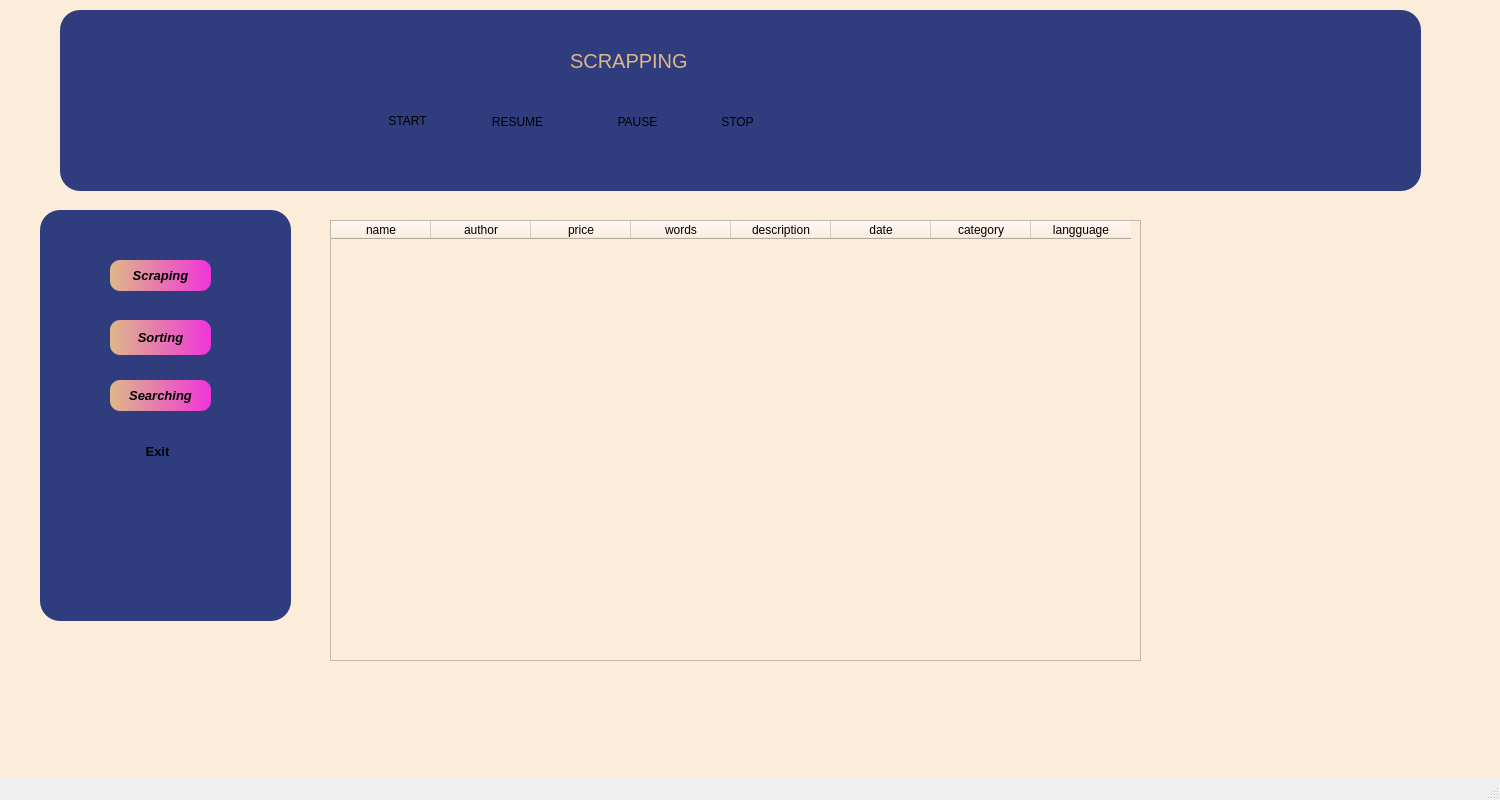
<?xml version="1.0" encoding="UTF-8"?>
<ui version="4.0">
 <class>MainWindow</class>
 <widget class="QMainWindow" name="MainWindow">
  <property name="geometry">
   <rect>
    <x>0</x>
    <y>0</y>
    <width>1500</width>
    <height>800</height>
   </rect>
  </property>
  <property name="minimumSize">
   <size>
    <width>1500</width>
    <height>800</height>
   </size>
  </property>
  <property name="maximumSize">
   <size>
    <width>1500</width>
    <height>800</height>
   </size>
  </property>
  <property name="windowTitle">
   <string>MainWindow</string>
  </property>
  <widget class="QWidget" name="centralwidget">
   <widget class="QWidget" name="widget" native="true">
    <property name="geometry">
     <rect>
      <x>0</x>
      <y>0</y>
      <width>1500</width>
      <height>800</height>
     </rect>
    </property>
    <property name="minimumSize">
     <size>
      <width>1500</width>
      <height>800</height>
     </size>
    </property>
    <property name="maximumSize">
     <size>
      <width>1500</width>
      <height>798</height>
     </size>
    </property>
    <property name="styleSheet">
     <string notr="true">
background-color: rgb(252, 237, 218);
</string>
    </property>
    <widget class="QWidget" name="widget_2" native="true">
     <property name="geometry">
      <rect>
       <x>60</x>
       <y>10</y>
       <width>1361</width>
       <height>181</height>
      </rect>
     </property>
     <property name="styleSheet">
      <string notr="true">QWidget
{
 
	background-color: rgb(47, 60, 126);
   border-radius:20%;
}</string>
     </property>
     <widget class="QPushButton" name="pushButton_4">
      <property name="geometry">
       <rect>
        <x>310</x>
        <y>100</y>
        <width>75</width>
        <height>21</height>
       </rect>
      </property>
      <property name="styleSheet">
       <string notr="true">QPushButton
{
    background-color: qlineargradient(spread:pad, x1:0, y1:0, x2:1, y2:0, stop:0 rgba(2,0,36,1), stop:0.3 rgba(9,9,121,1), stop:1 rgba(0,212,255,1));
	
	
	
	color: rgb(222, 184, 135);
	border-radius:10%;
}

QPushButton:hover{
	
	color: rgb(255, 255, 255);
}background-color:rgb(37,150,190);
	color: rgb(255, 255, 255);</string>
      </property>
      <property name="text">
       <string>START</string>
      </property>
     </widget>
     <widget class="QPushButton" name="pushButton_5">
      <property name="geometry">
       <rect>
        <x>540</x>
        <y>100</y>
        <width>75</width>
        <height>23</height>
       </rect>
      </property>
      <property name="styleSheet">
       <string notr="true">QPushButton
{
    background-color: qlineargradient(spread:pad, x1:0, y1:0, x2:1, y2:0, stop:0 rgba(2,0,36,1), stop:0.3 rgba(9,9,121,1), stop:1 rgba(0,212,255,1));
	
	
	
	color: rgb(222, 184, 135);
	border-radius:10%;
}

QPushButton:hover{
	
	color: rgb(255, 255, 255);
}background-color:rgb(37,150,190);
	color: rgb(255, 255, 255);</string>
      </property>
      <property name="text">
       <string>PAUSE</string>
      </property>
     </widget>
     <widget class="QPushButton" name="pushButton_6">
      <property name="geometry">
       <rect>
        <x>420</x>
        <y>100</y>
        <width>75</width>
        <height>23</height>
       </rect>
      </property>
      <property name="styleSheet">
       <string notr="true">QPushButton
{
    background-color: qlineargradient(spread:pad, x1:0, y1:0, x2:1, y2:0, stop:0 rgba(2,0,36,1), stop:0.3 rgba(9,9,121,1), stop:1 rgba(0,212,255,1));
	
	
	
	color: rgb(222, 184, 135);
	border-radius:10%;
}

QPushButton:hover{
	
	color: rgb(255, 255, 255);
}background-color:rgb(37,150,190);
	color: rgb(255, 255, 255);</string>
      </property>
      <property name="text">
       <string>RESUME</string>
      </property>
     </widget>
     <widget class="QLabel" name="label">
      <property name="geometry">
       <rect>
        <x>510</x>
        <y>30</y>
        <width>161</width>
        <height>41</height>
       </rect>
      </property>
      <property name="font">
       <font>
        <pointsize>15</pointsize>
        <weight>50</weight>
        <italic>false</italic>
        <bold>false</bold>
       </font>
      </property>
      <property name="styleSheet">
       <string notr="true">color: rgb(222, 184, 135);</string>
      </property>
      <property name="text">
       <string>SCRAPPING</string>
      </property>
     </widget>
     <widget class="QPushButton" name="pushButton_7">
      <property name="geometry">
       <rect>
        <x>640</x>
        <y>100</y>
        <width>75</width>
        <height>23</height>
       </rect>
      </property>
      <property name="styleSheet">
       <string notr="true">QPushButton
{
    background-color: qlineargradient(spread:pad, x1:0, y1:0, x2:1, y2:0, stop:0 rgba(2,0,36,1), stop:0.3 rgba(9,9,121,1), stop:1 rgba(0,212,255,1));
	
	
	
	
	color: rgb(222, 184, 135);
	border-radius:10%;
}

QPushButton:hover{
	
	color: rgb(255, 255, 255);
}background-color:rgb(37,150,190);
	color: rgb(255, 255, 255);</string>
      </property>
      <property name="text">
       <string>STOP</string>
      </property>
     </widget>
    </widget>
    <widget class="QWidget" name="widget_3" native="true">
     <property name="geometry">
      <rect>
       <x>40</x>
       <y>210</y>
       <width>251</width>
       <height>411</height>
      </rect>
     </property>
     <property name="minimumSize">
      <size>
       <width>0</width>
       <height>0</height>
      </size>
     </property>
     <property name="maximumSize">
      <size>
       <width>1800</width>
       <height>1800</height>
      </size>
     </property>
     <property name="styleSheet">
      <string notr="true">QWidget
{
 
	background-color: rgb(47, 60, 126);
   border-radius:20%;
}</string>
     </property>
     <widget class="QPushButton" name="pushButton_2">
      <property name="geometry">
       <rect>
        <x>70</x>
        <y>50</y>
        <width>101</width>
        <height>31</height>
       </rect>
      </property>
      <property name="font">
       <font>
        <pointsize>10</pointsize>
        <weight>75</weight>
        <italic>true</italic>
        <bold>true</bold>
       </font>
      </property>
      <property name="styleSheet">
       <string notr="true">QPushButton
{
 background-color: qlineargradient(spread:pad, x1:0, y1:0, x2:1, y2:0, stop:0 rgb(222, 184, 135), stop:1 rgb(240, 53, 218));
	
	
	
	color: rgb(0, 0, 0);
	border-radius:10%;
}

QPushButton:hover{
background-color: qlineargradient(spread:pad, x1:0, y1:0, x2:1, y2:0, stop:0 rgb(61, 217, 245), stop:1 rgb(240, 53, 218));
	color: rgb(255, 255, 255);
}</string>
      </property>
      <property name="text">
       <string>Scraping</string>
      </property>
     </widget>
     <widget class="QPushButton" name="pushButton">
      <property name="geometry">
       <rect>
        <x>70</x>
        <y>110</y>
        <width>101</width>
        <height>35</height>
       </rect>
      </property>
      <property name="font">
       <font>
        <pointsize>10</pointsize>
        <weight>75</weight>
        <italic>true</italic>
        <bold>true</bold>
       </font>
      </property>
      <property name="styleSheet">
       <string notr="true">QPushButton
{
 background-color: qlineargradient(spread:pad, x1:0, y1:0, x2:1, y2:0, stop:0 rgb(222, 184, 135), stop:1 rgb(240, 53, 218));
	
	
	
	color: rgb(0, 0, 0);
	border-radius:10%;
}

QPushButton:hover{
background-color: qlineargradient(spread:pad, x1:0, y1:0, x2:1, y2:0, stop:0 rgb(61, 217, 245), stop:1 rgb(240, 53, 218));
	color: rgb(255, 255, 255);
}</string>
      </property>
      <property name="text">
       <string>Sorting</string>
      </property>
     </widget>
     <widget class="QPushButton" name="pushButton_3">
      <property name="geometry">
       <rect>
        <x>70</x>
        <y>170</y>
        <width>101</width>
        <height>31</height>
       </rect>
      </property>
      <property name="font">
       <font>
        <pointsize>10</pointsize>
        <weight>75</weight>
        <italic>true</italic>
        <bold>true</bold>
       </font>
      </property>
      <property name="styleSheet">
       <string notr="true">QPushButton
{
 background-color: qlineargradient(spread:pad, x1:0, y1:0, x2:1, y2:0, stop:0 rgb(222, 184, 135), stop:1 rgb(240, 53, 218));
	
	
	
	color: rgb(0, 0, 0);
	border-radius:10%;
}

QPushButton:hover{
background-color: qlineargradient(spread:pad, x1:0, y1:0, x2:1, y2:0, stop:0 rgb(61, 217, 245), stop:1 rgb(240, 53, 218));
	color: rgb(255, 255, 255);
}</string>
      </property>
      <property name="text">
       <string>Searching</string>
      </property>
     </widget>
     <widget class="QPushButton" name="pushButton_8">
      <property name="geometry">
       <rect>
        <x>80</x>
        <y>230</y>
        <width>75</width>
        <height>23</height>
       </rect>
      </property>
      <property name="font">
       <font>
        <pointsize>10</pointsize>
        <weight>75</weight>
        <bold>true</bold>
       </font>
      </property>
      <property name="styleSheet">
       <string notr="true">QPushButton
{
    background-color: qlineargradient(spread:pad, x1:0, y1:0, x2:1, y2:0, stop:0 rgba(2,0,36,1), stop:0.3 rgba(9,9,121,1), stop:1 rgba(0,212,255,1));
	
	
	
	color: rgb(222, 184, 135);
	border-radius:10%;
}

QPushButton:hover{
	
	color: rgb(255, 255, 255);
}background-color:rgb(37,150,190);
	color: rgb(255, 255, 255);</string>
      </property>
      <property name="text">
       <string>Exit</string>
      </property>
     </widget>
    </widget>
    <widget class="QTableWidget" name="tableWidget">
     <property name="geometry">
      <rect>
       <x>330</x>
       <y>220</y>
       <width>811</width>
       <height>441</height>
      </rect>
     </property>
     <column>
      <property name="text">
       <string>name</string>
      </property>
     </column>
     <column>
      <property name="text">
       <string>author</string>
      </property>
     </column>
     <column>
      <property name="text">
       <string>price</string>
      </property>
     </column>
     <column>
      <property name="text">
       <string>words</string>
      </property>
     </column>
     <column>
      <property name="text">
       <string>description</string>
      </property>
     </column>
     <column>
      <property name="text">
       <string>date</string>
      </property>
     </column>
     <column>
      <property name="text">
       <string>category</string>
      </property>
     </column>
     <column>
      <property name="text">
       <string>langguage</string>
      </property>
     </column>
    </widget>
   </widget>
  </widget>
  <widget class="QStatusBar" name="statusbar"/>
 </widget>
 <resources/>
 <connections/>
</ui>
